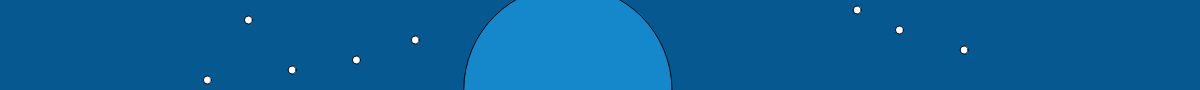
Frame 1 (no input)
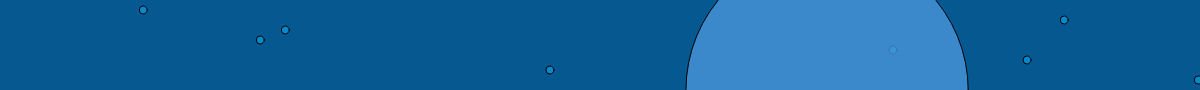
Frame 60 (no input)
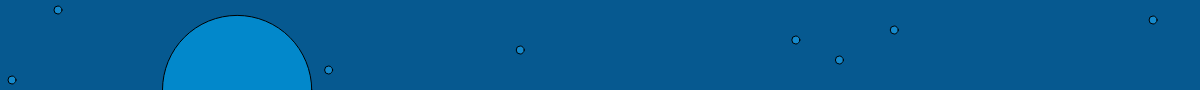
Frame 120 (the mouse pressed at the canvas centre since frame 60)

The p5.js sketch that drew these frames (run headless with seeded random() and noise() and a simulated clock; from frame 60 on, the mouse is pressed at the canvas centre):

// p5.js sketch
// ── sketch.js

function setup() {
  createCanvas(windowWidth,90); //lienzo  
  
}
function draw() {
  background("#065990"); //color del lienzo
  ellipse(random(windowWidth),10,8);
  ellipse(random(windowWidth),20,8);
  ellipse(random(windowWidth),30,8);
  ellipse(random(windowWidth),40,8);
  ellipse(random(windowWidth),50,8);
  ellipse(random(windowWidth),60,8);
  ellipse(random(windowWidth),70,8);
  ellipse(random(windowWidth),80,8);
  fill(random(100),150,220,200);
  ellipse(random(windowWidth),90,random(300));

  } 
 
 
